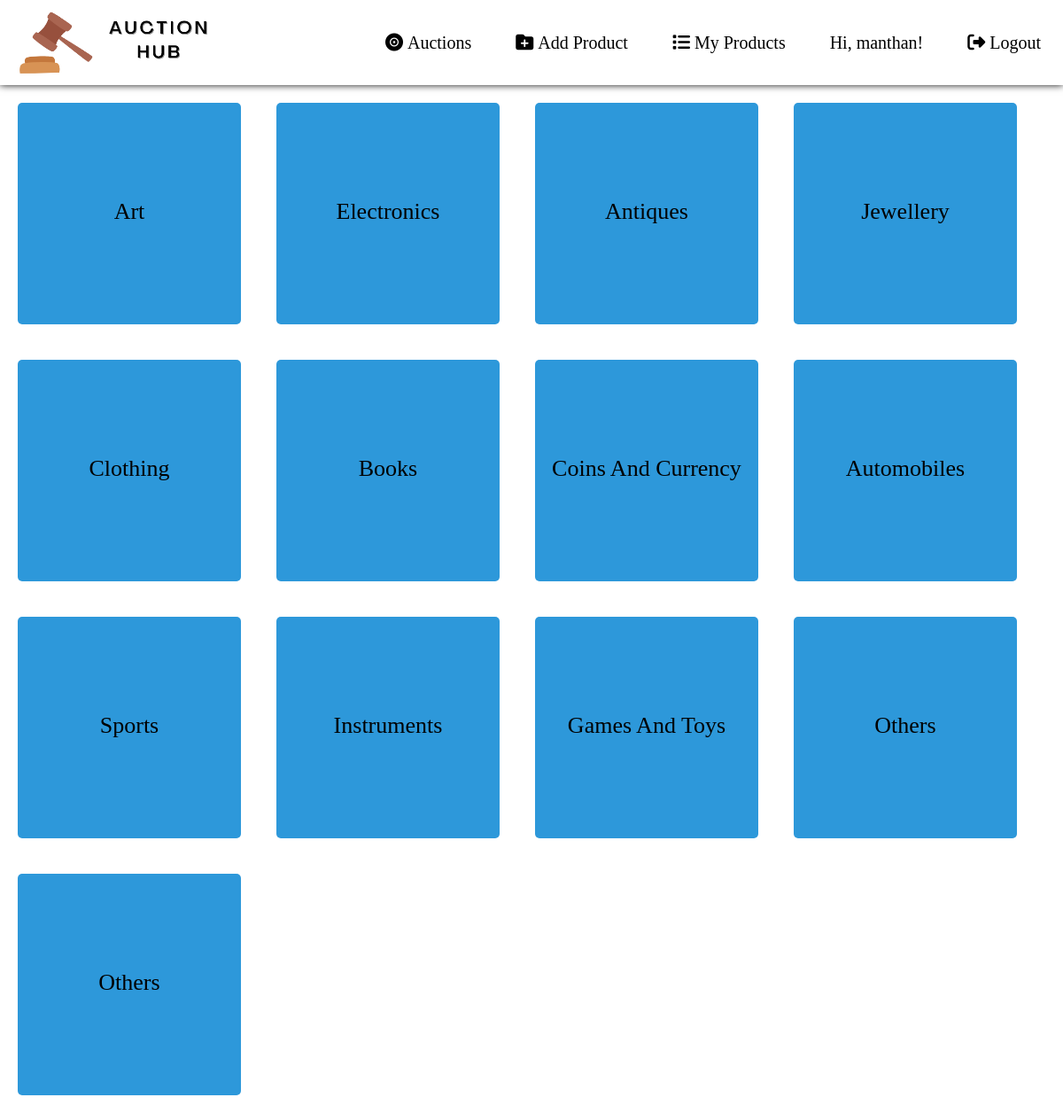
/categories (signed in), run on the app's committed database.
### AuctionHub/models.py (models this page shows, shortened)
class User(AbstractUser):
    watchlist = models.ManyToManyField(
        'AuctionListing', blank=True, related_name="userWatchlist")

class Category(models.Model):
    name = models.CharField(max_length=32)

### AuctionHub/views.py (the view, shortened to what this page needs)
# urls.py: path("categories", views.categories, name="categories"),
@login_required
def categories(request):
    return render(request, "AuctionHub/categories.html", {
        'categories': Category.objects.all()
    })

### AuctionHub/templates/AuctionHub/categories.html (shortened to what this page needs)
{% extends 'AuctionHub/base.html' %}
{% load static %}
{% block pgcss %}
    <link rel="stylesheet" href="{% static 'css/categories.css' %}">
    <link href="https://cdn.jsdelivr.net/npm/bootstrap@5.1.0/dist/css/bootstrap.min.css" rel="stylesheet">
{% endblock pgcss %}
{% block content %}
{% for category in categories %}
<div class="column-4 project">
    <a href="{% url 'filter' category.name %}">
        <div class="grid-item">
            {{ category.name|title }}
        </div>
    </a>
</div>
{% endfor %}
{% endblock %}

### AuctionHub/templates/AuctionHub/base.html (shortened to what this page needs)
{% load static %}
<!DOCTYPE html>
<html lang="en">
<head>
    <link rel="stylesheet" href="{% static 'css/navbar.css' %}">
    <link href="https://cdn.jsdelivr.net/npm/bootstrap@5.0.2/dist/css/bootstrap.min.css" rel="stylesheet">
    {% block pgcss %}
    {% endblock pgcss %}
</head>
<body>
    <nav class="navbar">
        <div>
            <a style="text-decoration: none;" href="{% url 'userpage' %}"><img src="{% static 'images/auction hub.png' %}" alt="" class="logo"></a>
        </div>
        <ul class="links-container">
            <li><a style="text-decoration: none;" href="{% url 'categories' %}"><i class="fas fa-record-vinyl"></i>Auctions</a></li>
            {% if user.is_authenticated %}
            <li class="nav-item">
                <a  href="{% url 'add_product' %}"><i class="fa fa-folder-plus"></i>Add Product</a>
            </li>
            <li class="nav-item">
                <a  href="{% url 'mybids' %}"><i class="fas fa-list"></i>My Products</a>
            </li>
            <li >
                <a  href="#">
                    {% if user.is_authenticated %}
                    Hi, {{ user.username }}!
                    {% else %}
                    Not signed in.
                    {% endif %}
            {% endif %}
                </a>
            </li>
            <li><a style="text-decoration: none;" href="{% url 'logout' %}"><i class="fas fa-sign-out-alt"></i>Logout</a></li>
        </ul>
    </nav>
    {% block content %}
    {% endblock %}
</body>
</html>

### AuctionHub/static/css/navbar.css (style rules this page uses)
* { margin: 0px; padding: 0px; font-family: verdana; }
a { color: #000000; text-decoration: none; }
.navbar li { list-style: none; margin: 5px; font-size: 20px; color: black; padding: 8px 20px; border-radius: 20px; transition: all ease-in-out 250ms; }
.navbar { display: flex; justify-content: space-between; align-items: center; box-shadow: 0px 0px 8px #111; }
.logo { width: 220px; height: 80px; margin-left: 20px; }
.links-container a { color: inherit; text-decoration: none; }
.links-container { display: flex; align-items: center; padding: 0; margin: 0; }
i { margin-right: 5px; }

### AuctionHub/static/css/categories.css (style rules this page uses)
.column-4 { float: left; width: 21%; padding: 10px; margin:20px; height: 250px; }
.project { background: #2d98da; border-radius: 5px; }
.project a { text-decoration: none; color: #000; font-family: verdana; font-size: 26px }
.grid-item { text-align: center; margin-top: 40%; }

### data on the page
User: username "manthan"
Category: name "Art"
Category: name "Electronics"
Category: name "Antiques"
Category: name "Jewellery"
Category: name "Clothing"
Category: name "Books"
Category: name "Coins And Currency"
Category: name "Automobiles"
Category: name "Sports"
Category: name "Instruments"
Category: name "Games And Toys"
Category: name "Others"
Category: name "Others"
